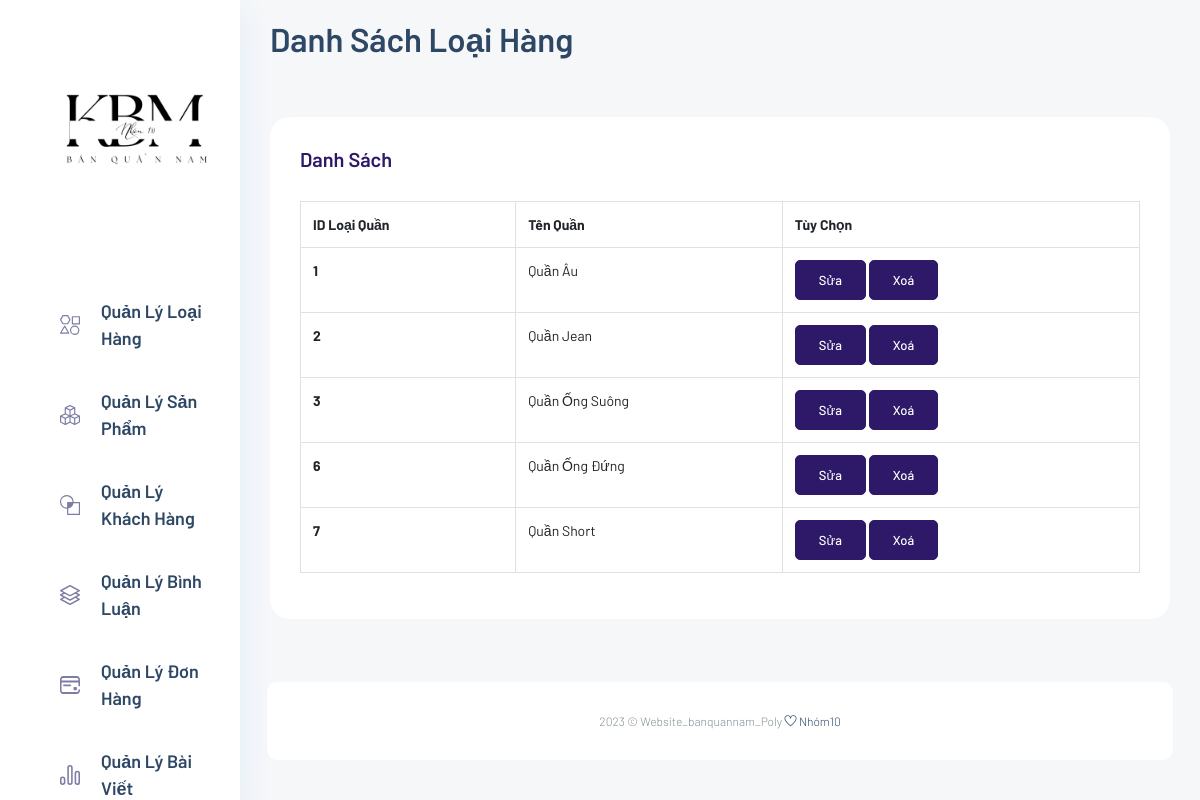
The page /TrangAdmin/admin/index.php?act=listdm on the database its author committed.
### tables this page shows
CREATE TABLE `categories` (
  `id_category` int(11) NOT NULL,
  `name_category` varchar(200) NOT NULL,
  `softdelete` tinyint(1) NOT NULL DEFAULT 0
);

### model/pdo.php (called while the page is built, shortened)
<?php
function pdo_get_connection()
{
    $servername = "localhost";
    $username = "root";
    $password = "";
    try {
        $conn = new PDO("mysql:host=$servername;dbname=db_duanmot", $username, $password);
        $conn->setAttribute(PDO::ATTR_ERRMODE, PDO::ERRMODE_EXCEPTION);
        return $conn;
    } catch (PDOException $e) {
        echo "Connection failed: " . $e->getMessage();
    }
}
function pdo_query($sql)
{
    $sql_args = array_slice(func_get_args(), 1);
    try {
        $conn = pdo_get_connection();
        $stmt = $conn->prepare($sql);
        $stmt->execute($sql_args);
        $rows = $stmt->fetchAll();
        return $rows;
    } catch (PDOException $e) {
        throw $e;
    } finally {
        unset($conn);
    }
}

### model/categories.php (called while the page is built, shortened)
<?php
function loadall_categories()
{
    $sql = "SELECT * FROM categories WHERE softdelete = 0 ORDER BY id_category asc";
    $listcategories = pdo_query($sql);
    return $listcategories;
}
?>

### TrangAdmin/admin/loaiquan/list.php (the view)
<section class="main_content dashboard_part">
    <div class="main_content_iner ">
        <div class="container-fluid p-0">
            <div class="row justify-content-center">
                <div class="col-12">
                    <div class="dashboard_header mb_50">
                        <div class="row">
                            <div class="col-lg-6">
                                <div class="dashboard_header_title">
                                    <h3>Danh Sách Loại Hàng</h3>
                                </div>
                            </div>
                        </div>
                    </div>
                </div>
                <div class="col-lg-12">
                    <div class="white_box mb_30">
                        <div class="box_header ">
                            <div class="main-title">
                                <h3 class="mb-0">Danh Sách</h3>
                            </div>
                        </div>
                        <table class="table table-bordered">
                            <thead>
                                <tr>
                                    <th scope="col">ID Loại Quần </th>
                                    <th scope="col">Tên Quần</th>
                                    <th scope="col">Tùy Chọn</th>
                                </tr>
                            </thead>
                            <tbody>
                                <?php
                                foreach ($listcategories as $category) {
                                    extract($category);
                                    $suadm = "index.php?act=suadm&id=" . $id_category;
                                    $xoamemdm = "index.php?act=xoamemdm&id=" . $id_category;
                                        echo '
                                            <tr>
                                            <th scope="row">' . $id_category . '</th>
                                            <td>' . $name_category . '</td>
                                            <td>
                                                <div class="add_button">
                                                    <a href="' . $suadm . '"> <input type="button" class="btn_1" value="Sửa"></a>
                                                    <a href="' . $xoamemdm . '"> <input type="button"  class="btn_1" value="Xoá"></a>
                                                </div>
                                            </td>
                                        </tr>
                                            ';
                                }
                                ?>
                            </tbody>
                        </table>
                    </div>
                </div>
            </div>
        </div>

### rows shown on the page
categories: id_category "1", name_category "Quần Âu"
categories: id_category "2", name_category "Quần Jean"
categories: id_category "3", name_category "Quần Ống Suông"
categories: id_category "6", name_category "Quần Ống Đứng"
categories: id_category "7", name_category "Quần Short"
